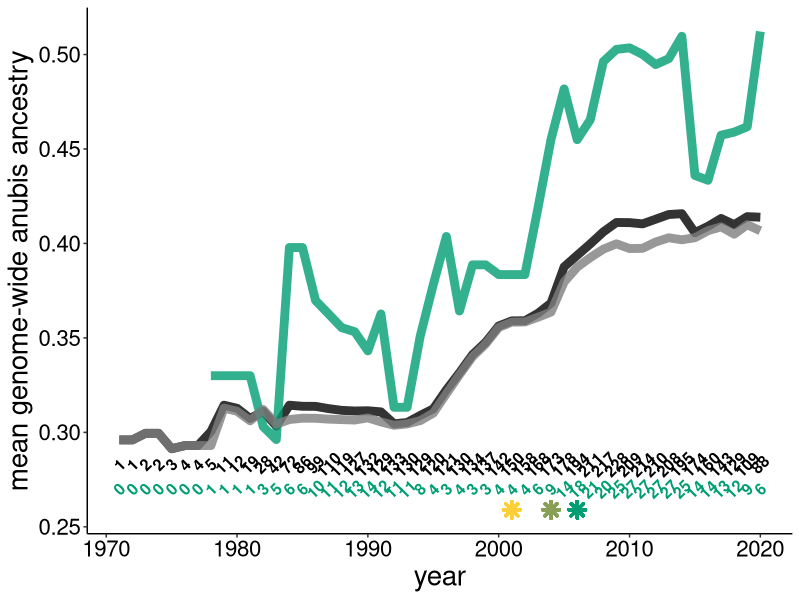
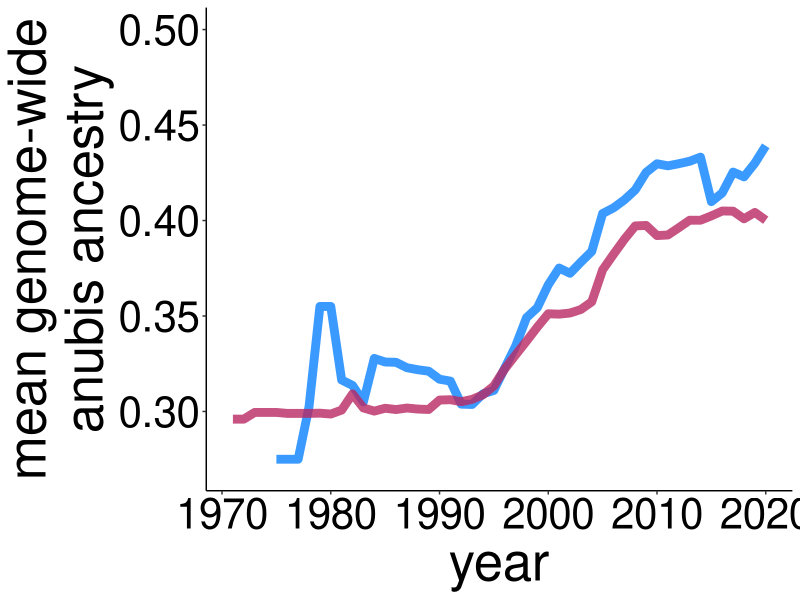
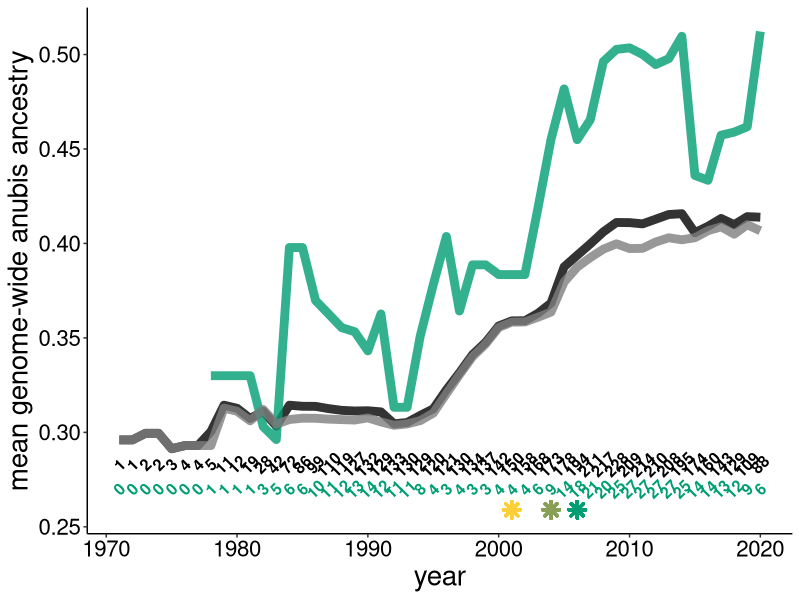
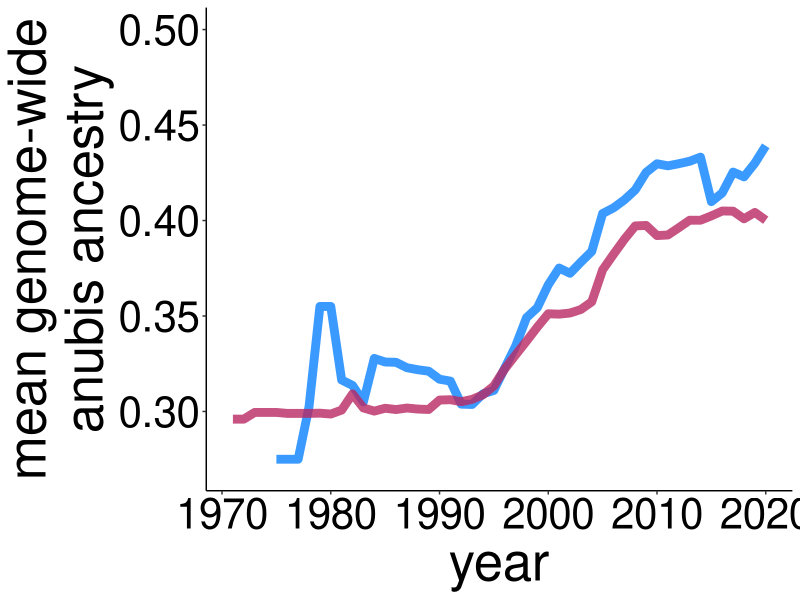

Write R code to recreate these figures, in order.
# Script for recreating figure 3A

# Load R libraries
library(ggplot2)
library(dplyr)

# Load demographic data for Amboseli individuals with confirmed ids, including the starting and endings years they were present in the population
demog <- read.table("amboseli.demographic.info.txt", header=T)

# Get a list of individuals in the population that were present in each year
years_list <- seq(min(demog$start_year), max(demog$end_year)) # get list of all unique years in the demographic data
max(years_list) # 2021
# Remove 2021 because we do not have data for the entire year
years_list <- years_list[1:length(years_list)-1]

# Store results of mean genome-wide anubis ancestry in the Amboseli baboon population each year
years <- data.frame()

for (i in 1:length(years_list)) { # do for each year
  years[i,1] <- years_list[i] 
  
  # Get all individuals to be included in the calculation for the focal year
  tmp <- demog[demog$start_year<=years_list[i] & demog$end_year>=years_list[i],]
  years[i,2] <- mean(tmp$genome_wide_anubis_ancestry) # get the mean anubis ancestry in the focal year for all individuals in the population
  years[i,3] <- nrow(tmp) # get the sample size used in the calculation (should also be the same number of rows as in tmp)
  
  # Get all immigrants (a subset of all individuals) to be included in the calculation for the focal year
  tmp2 <- tmp[tmp$entry_type=="I",]
  years[i,4] <- mean(tmp2$genome_wide_anubis_ancestry) # get the mean anubis ancestry in the focal year for all immigrants in the population
  years[i,5] <- nrow(tmp[tmp$entry_type=="I",]) # get the sample size used in the calculation (should also be the same number of rows as in tmp2)
  
  # Get all individuals who are not immigrants (i.e., they were born into study groups or present at the beginning of observations; again, a subset of all individuals) to be included in the calculation for the focal year
  tmp3 <- tmp[tmp$entry_type!="I",]
  years[i,6] <- mean(tmp3$genome_wide_anubis_ancestry) # get the mean anubis ancestry in the focal year for all non-immigrants in the population
  years[i,7] <- nrow(tmp[tmp$entry_type!="I",]) # get the sample size used in the calculation (should also be the same number of rows as in tmp3)
  
  # Get all males (a subset of all individuals) to be included in the calculation for the focal year
  tmp4 <- tmp[tmp$sex=="M",] 
  years[i,8] <- mean(tmp4$genome_wide_anubis_ancestry) # get the mean anubis ancestry in the focal year for all males in the population
  years[i,9] <- nrow(tmp[tmp$sex=="M",]) # get the sample size used in the calculation (should also be the same number of rows as in tmp4)
  
  # Get all females (a subset of all individuals) to be included in the calculation for the focal year
  tmp5 <- tmp[tmp$sex=="F",] 
  years[i,10] <- mean(tmp5$genome_wide_anubis_ancestry) # get the mean anubis ancestry in the focal year for all females in the population
  years[i,11] <- nrow(tmp[tmp$sex=="F",]) # get the sample size used in the calculation (should also be the same number of rows as in tmp5)
  
  print(i)
}

colnames(years) <- c("year", "mean_anubis_ancestry", "n_total", "mean_anubis_ancestry_immigrant", "n_immigrant", "mean_anubis_ancestry_notimmigrant", "n_not_immigrant", "mean_anubis_ancestry_male", "n_male", "mean_anubis_ancestry_female", "n_female")

# Plot the mean anubis ancestry per year for all individuals, immigrants, and non-immigrants
ggplot(data=years) + geom_line(aes(year, mean_anubis_ancestry), size=3, alpha=0.8) + geom_line(aes(year, mean_anubis_ancestry_immigrant), size=3, color="#009E73", alpha=0.8) + geom_line(aes(year, mean_anubis_ancestry_notimmigrant), size=3, color="grey50", alpha=0.8) + geom_text(aes(year, y=0.283, label=n_total),size=4, angle=45, fontface=c("bold")) + geom_text(aes(year, y=0.27, label=n_immigrant),size=4,angle=45, color="#009E73", fontface=c("bold")) + scale_y_continuous(name="mean genome-wide anubis ancestry")  + theme_classic() + theme(text=element_text(size=20, family="Helvetica"), axis.text = element_text(color="black")) + geom_point(aes(2004, y=0.259), color="#88A055", pch=8, size=3, stroke=1.5) +  geom_point(aes(2001, y=0.259), color="#FACF38", pch=8, size=3, stroke=1.5)  + geom_point(aes(2006, y=0.259), color="#019E73", pch=8, size=3, stroke=1.5) 

ggsave("fig3A_main.pdf")

# Plot the mean anubis ancestry per year for females and males
ggplot(data=years) + geom_line(aes(year, mean_anubis_ancestry_male), size=3, alpha=0.8, color="#0A81FF") + geom_line(aes(year, mean_anubis_ancestry_female), size=3, alpha=0.8, color="#B82862") +  scale_y_continuous(name="mean genome-wide\nanubis ancestry", limits=c(0.27, 0.5), breaks=seq(0.3,0.5, by=0.05)) + theme_classic() + theme(text=element_text(size=38, family="Helvetica"), axis.text = element_text(color="black"))

ggsave("fig3A_inset.pdf")
